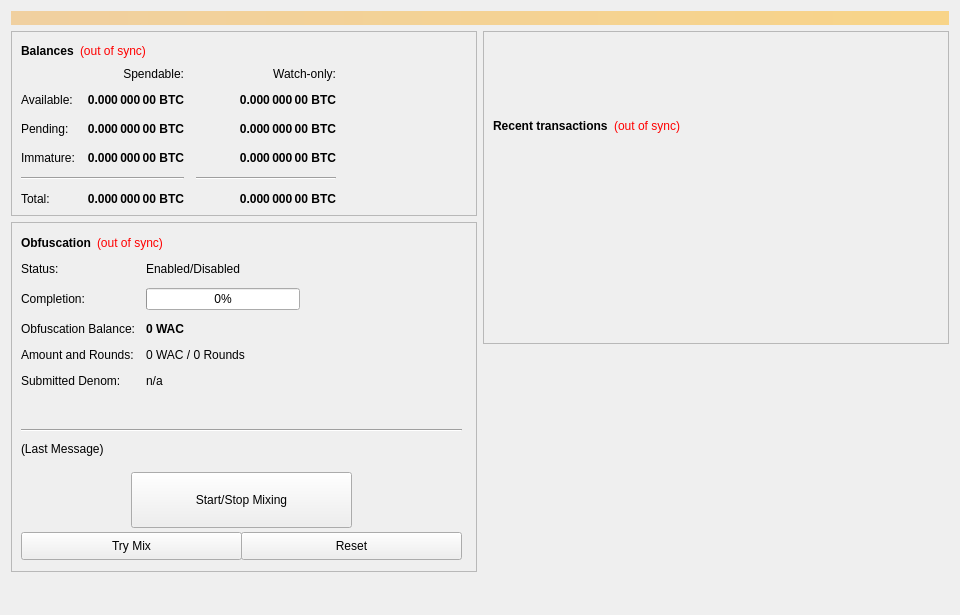
<?xml version="1.0" encoding="UTF-8"?>
<ui version="4.0">
 <class>OverviewPage</class>
 <widget class="QWidget" name="OverviewPage">
  <property name="geometry">
   <rect>
    <x>0</x>
    <y>0</y>
    <width>960</width>
    <height>615</height>
   </rect>
  </property>
  <property name="minimumSize">
   <size>
    <width>960</width>
    <height>0</height>
   </size>
  </property>
  <property name="windowTitle">
   <string>Form</string>
  </property>
  <layout class="QVBoxLayout" name="topLayout">
   <item>
    <widget class="QLabel" name="labelAlerts">
     <property name="visible">
      <bool>false</bool>
     </property>
     <property name="styleSheet">
      <string notr="true">background-color: qlineargradient(x1: 0, y1: 0, x2: 1, y2: 0, stop:0 #F0D0A0, stop:1 #F8D488); color:#000000;</string>
     </property>
     <property name="wordWrap">
      <bool>true</bool>
     </property>
     <property name="margin">
      <number>3</number>
     </property>
    </widget>
   </item>
   <item>
    <layout class="QHBoxLayout" name="horizontalLayout" stretch="1,1">
     <item>
      <layout class="QVBoxLayout" name="verticalLayout_2">
       <item>
        <widget class="QFrame" name="frame">
         <property name="frameShape">
          <enum>QFrame::StyledPanel</enum>
         </property>
         <property name="frameShadow">
          <enum>QFrame::Raised</enum>
         </property>
         <layout class="QVBoxLayout" name="verticalLayout_4">
          <item>
           <layout class="QHBoxLayout" name="horizontalLayout_4">
            <item>
             <widget class="QLabel" name="label_5">
              <property name="font">
               <font>
                <weight>75</weight>
                <bold>true</bold>
               </font>
              </property>
              <property name="text">
               <string>Balances</string>
              </property>
             </widget>
            </item>
            <item>
             <widget class="QLabel" name="labelWalletStatus">
              <property name="cursor">
               <cursorShape>WhatsThisCursor</cursorShape>
              </property>
              <property name="toolTip">
               <string>The displayed information may be out of date. Your wallet automatically synchronizes with the WAC network after a connection is established, but this process has not completed yet.</string>
              </property>
              <property name="styleSheet">
               <string notr="true">QLabel { color: red; }</string>
              </property>
              <property name="text">
               <string notr="true">(out of sync)</string>
              </property>
              <property name="alignment">
               <set>Qt::AlignLeading|Qt::AlignLeft|Qt::AlignVCenter</set>
              </property>
             </widget>
            </item>
            <item>
             <spacer name="horizontalSpacer_3">
              <property name="orientation">
               <enum>Qt::Horizontal</enum>
              </property>
              <property name="sizeHint" stdset="0">
               <size>
                <width>40</width>
                <height>20</height>
               </size>
              </property>
             </spacer>
            </item>
           </layout>
          </item>
          <item>
           <layout class="QGridLayout" name="gridLayout">
            <property name="spacing">
             <number>12</number>
            </property>
            <item row="2" column="2">
             <widget class="QLabel" name="labelWatchPending">
              <property name="font">
               <font>
                <weight>75</weight>
                <bold>true</bold>
               </font>
              </property>
              <property name="cursor">
               <cursorShape>IBeamCursor</cursorShape>
              </property>
              <property name="toolTip">
               <string>Unconfirmed transactions to watch-only addresses</string>
              </property>
              <property name="text">
               <string notr="true">0.000 000 00 BTC</string>
              </property>
              <property name="alignment">
               <set>Qt::AlignRight|Qt::AlignTrailing|Qt::AlignVCenter</set>
              </property>
              <property name="textInteractionFlags">
               <set>Qt::LinksAccessibleByMouse|Qt::TextSelectableByKeyboard|Qt::TextSelectableByMouse</set>
              </property>
             </widget>
            </item>
            <item row="2" column="1">
             <widget class="QLabel" name="labelUnconfirmed">
              <property name="font">
               <font>
                <weight>75</weight>
                <bold>true</bold>
               </font>
              </property>
              <property name="cursor">
               <cursorShape>IBeamCursor</cursorShape>
              </property>
              <property name="toolTip">
               <string>Total of transactions that have yet to be confirmed, and do not yet count toward the spendable balance</string>
              </property>
              <property name="text">
               <string notr="true">0.000 000 00 BTC</string>
              </property>
              <property name="alignment">
               <set>Qt::AlignRight|Qt::AlignTrailing|Qt::AlignVCenter</set>
              </property>
              <property name="textInteractionFlags">
               <set>Qt::LinksAccessibleByMouse|Qt::TextSelectableByKeyboard|Qt::TextSelectableByMouse</set>
              </property>
             </widget>
            </item>
            <item row="3" column="2">
             <widget class="QLabel" name="labelWatchImmature">
              <property name="font">
               <font>
                <weight>75</weight>
                <bold>true</bold>
               </font>
              </property>
              <property name="cursor">
               <cursorShape>IBeamCursor</cursorShape>
              </property>
              <property name="toolTip">
               <string>Staked or masternode rewards in watch-only addresses that has not yet matured</string>
              </property>
              <property name="text">
               <string notr="true">0.000 000 00 BTC</string>
              </property>
              <property name="alignment">
               <set>Qt::AlignRight|Qt::AlignTrailing|Qt::AlignVCenter</set>
              </property>
              <property name="textInteractionFlags">
               <set>Qt::LinksAccessibleByMouse|Qt::TextSelectableByKeyboard|Qt::TextSelectableByMouse</set>
              </property>
             </widget>
            </item>
            <item row="4" column="0" colspan="2">
             <widget class="Line" name="lineSpendableBalance">
              <property name="orientation">
               <enum>Qt::Horizontal</enum>
              </property>
             </widget>
            </item>
            <item row="4" column="2">
             <widget class="Line" name="lineWatchBalance">
              <property name="sizePolicy">
               <sizepolicy hsizetype="Preferred" vsizetype="Fixed">
                <horstretch>0</horstretch>
                <verstretch>0</verstretch>
               </sizepolicy>
              </property>
              <property name="minimumSize">
               <size>
                <width>140</width>
                <height>0</height>
               </size>
              </property>
              <property name="orientation">
               <enum>Qt::Horizontal</enum>
              </property>
             </widget>
            </item>
            <item row="5" column="0">
             <widget class="QLabel" name="labelTotalText">
              <property name="text">
               <string>Total:</string>
              </property>
             </widget>
            </item>
            <item row="3" column="1">
             <widget class="QLabel" name="labelImmature">
              <property name="font">
               <font>
                <weight>75</weight>
                <bold>true</bold>
               </font>
              </property>
              <property name="cursor">
               <cursorShape>IBeamCursor</cursorShape>
              </property>
              <property name="toolTip">
               <string>Staked or masternode rewards that has not yet matured</string>
              </property>
              <property name="text">
               <string notr="true">0.000 000 00 BTC</string>
              </property>
              <property name="alignment">
               <set>Qt::AlignRight|Qt::AlignTrailing|Qt::AlignVCenter</set>
              </property>
              <property name="textInteractionFlags">
               <set>Qt::LinksAccessibleByMouse|Qt::TextSelectableByKeyboard|Qt::TextSelectableByMouse</set>
              </property>
             </widget>
            </item>
            <item row="2" column="3">
             <spacer name="horizontalSpacer_2">
              <property name="orientation">
               <enum>Qt::Horizontal</enum>
              </property>
              <property name="sizeHint" stdset="0">
               <size>
                <width>40</width>
                <height>20</height>
               </size>
              </property>
             </spacer>
            </item>
            <item row="3" column="0">
             <widget class="QLabel" name="labelImmatureText">
              <property name="text">
               <string>Immature:</string>
              </property>
             </widget>
            </item>
            <item row="5" column="1">
             <widget class="QLabel" name="labelTotal">
              <property name="font">
               <font>
                <weight>75</weight>
                <bold>true</bold>
               </font>
              </property>
              <property name="cursor">
               <cursorShape>IBeamCursor</cursorShape>
              </property>
              <property name="toolTip">
               <string>Your current total balance</string>
              </property>
              <property name="text">
               <string notr="true">0.000 000 00 BTC</string>
              </property>
              <property name="alignment">
               <set>Qt::AlignRight|Qt::AlignTrailing|Qt::AlignVCenter</set>
              </property>
              <property name="textInteractionFlags">
               <set>Qt::LinksAccessibleByMouse|Qt::TextSelectableByKeyboard|Qt::TextSelectableByMouse</set>
              </property>
             </widget>
            </item>
            <item row="5" column="2">
             <widget class="QLabel" name="labelWatchTotal">
              <property name="font">
               <font>
                <weight>75</weight>
                <bold>true</bold>
               </font>
              </property>
              <property name="cursor">
               <cursorShape>IBeamCursor</cursorShape>
              </property>
              <property name="toolTip">
               <string>Current total balance in watch-only addresses</string>
              </property>
              <property name="text">
               <string notr="true">0.000 000 00 BTC</string>
              </property>
              <property name="alignment">
               <set>Qt::AlignRight|Qt::AlignTrailing|Qt::AlignVCenter</set>
              </property>
              <property name="textInteractionFlags">
               <set>Qt::LinksAccessibleByMouse|Qt::TextSelectableByKeyboard|Qt::TextSelectableByMouse</set>
              </property>
             </widget>
            </item>
            <item row="0" column="2">
             <widget class="QLabel" name="labelWatchonly">
              <property name="text">
               <string>Watch-only:</string>
              </property>
              <property name="alignment">
               <set>Qt::AlignRight|Qt::AlignTrailing|Qt::AlignVCenter</set>
              </property>
             </widget>
            </item>
            <item row="1" column="0">
             <widget class="QLabel" name="labelBalanceText">
              <property name="text">
               <string>Available:</string>
              </property>
             </widget>
            </item>
            <item row="1" column="1">
             <widget class="QLabel" name="labelBalance">
              <property name="font">
               <font>
                <weight>75</weight>
                <bold>true</bold>
               </font>
              </property>
              <property name="cursor">
               <cursorShape>IBeamCursor</cursorShape>
              </property>
              <property name="toolTip">
               <string>Your current spendable balance</string>
              </property>
              <property name="text">
               <string notr="true">0.000 000 00 BTC</string>
              </property>
              <property name="alignment">
               <set>Qt::AlignRight|Qt::AlignTrailing|Qt::AlignVCenter</set>
              </property>
              <property name="textInteractionFlags">
               <set>Qt::LinksAccessibleByMouse|Qt::TextSelectableByKeyboard|Qt::TextSelectableByMouse</set>
              </property>
             </widget>
            </item>
            <item row="1" column="2">
             <widget class="QLabel" name="labelWatchAvailable">
              <property name="font">
               <font>
                <weight>75</weight>
                <bold>true</bold>
               </font>
              </property>
              <property name="cursor">
               <cursorShape>IBeamCursor</cursorShape>
              </property>
              <property name="toolTip">
               <string>Your current balance in watch-only addresses</string>
              </property>
              <property name="text">
               <string notr="true">0.000 000 00 BTC</string>
              </property>
              <property name="alignment">
               <set>Qt::AlignRight|Qt::AlignTrailing|Qt::AlignVCenter</set>
              </property>
              <property name="textInteractionFlags">
               <set>Qt::LinksAccessibleByMouse|Qt::TextSelectableByKeyboard|Qt::TextSelectableByMouse</set>
              </property>
             </widget>
            </item>
            <item row="2" column="0">
             <widget class="QLabel" name="labelPendingText">
              <property name="text">
               <string>Pending:</string>
              </property>
             </widget>
            </item>
            <item row="0" column="1">
             <widget class="QLabel" name="labelSpendable">
              <property name="text">
               <string>Spendable:</string>
              </property>
              <property name="alignment">
               <set>Qt::AlignRight|Qt::AlignTrailing|Qt::AlignVCenter</set>
              </property>
             </widget>
            </item>
           </layout>
          </item>
         </layout>
        </widget>
       </item>
       <item>
        <widget class="QFrame" name="frameObfuscation">
         <property name="minimumSize">
          <size>
           <width>0</width>
           <height>350</height>
          </size>
         </property>
         <property name="layoutDirection">
          <enum>Qt::LeftToRight</enum>
         </property>
         <property name="frameShape">
          <enum>QFrame::StyledPanel</enum>
         </property>
         <property name="frameShadow">
          <enum>QFrame::Raised</enum>
         </property>
         <widget class="QWidget" name="formLayoutWidget">
          <property name="geometry">
           <rect>
            <x>10</x>
            <y>40</y>
            <width>451</width>
            <height>161</height>
           </rect>
          </property>
          <layout class="QFormLayout" name="formLayout">
           <property name="fieldGrowthPolicy">
            <enum>QFormLayout::AllNonFixedFieldsGrow</enum>
           </property>
           <property name="horizontalSpacing">
            <number>11</number>
           </property>
           <property name="verticalSpacing">
            <number>12</number>
           </property>
           <item row="0" column="0">
            <widget class="QLabel" name="label_6">
             <property name="text">
              <string>Status:</string>
             </property>
            </widget>
           </item>
           <item row="1" column="0">
            <widget class="QLabel" name="label_7">
             <property name="text">
              <string>Completion:</string>
             </property>
            </widget>
           </item>
           <item row="1" column="1">
            <widget class="QProgressBar" name="obfuscationProgress">
             <property name="maximumSize">
              <size>
               <width>154</width>
               <height>16777215</height>
              </size>
             </property>
             <property name="value">
              <number>0</number>
             </property>
            </widget>
           </item>
           <item row="2" column="0">
            <widget class="QLabel" name="labelAnonymizedText">
             <property name="text">
              <string>Obfuscation Balance:</string>
             </property>
            </widget>
           </item>
           <item row="2" column="1">
            <widget class="QLabel" name="labelAnonymized">
             <property name="font">
              <font>
               <weight>75</weight>
               <bold>true</bold>
              </font>
             </property>
             <property name="text">
              <string notr="true">0 WAC</string>
             </property>
            </widget>
           </item>
           <item row="3" column="0">
            <widget class="QLabel" name="label_8">
             <property name="text">
              <string>Amount and Rounds:</string>
             </property>
            </widget>
           </item>
           <item row="3" column="1">
            <widget class="QLabel" name="labelAmountRounds">
             <property name="text">
              <string>0 WAC / 0 Rounds</string>
             </property>
            </widget>
           </item>
           <item row="4" column="0">
            <widget class="QLabel" name="label_9">
             <property name="text">
              <string>Submitted Denom:</string>
             </property>
            </widget>
           </item>
           <item row="4" column="1">
            <widget class="QLabel" name="labelSubmittedDenom">
             <property name="toolTip">
              <string>The denominations you submitted to the Masternode.&lt;br&gt;To mix, other users must submit the exact same denominations.</string>
             </property>
             <property name="text">
              <string>n/a</string>
             </property>
            </widget>
           </item>
           <item row="0" column="1">
            <widget class="QLabel" name="obfuscationEnabled">
             <property name="text">
              <string>Enabled/Disabled</string>
             </property>
            </widget>
           </item>
          </layout>
         </widget>
         <widget class="QPushButton" name="runAutoDenom">
          <property name="geometry">
           <rect>
            <x>251</x>
            <y>17</y>
            <width>1</width>
            <height>1</height>
           </rect>
          </property>
          <property name="palette">
           <palette>
            <active>
             <colorrole role="WindowText">
              <brush brushstyle="SolidPattern">
               <color alpha="255">
                <red>0</red>
                <green>0</green>
                <blue>0</blue>
               </color>
              </brush>
             </colorrole>
             <colorrole role="Button">
              <brush brushstyle="SolidPattern">
               <color alpha="255">
                <red>239</red>
                <green>238</green>
                <blue>238</blue>
               </color>
              </brush>
             </colorrole>
             <colorrole role="Light">
              <brush brushstyle="SolidPattern">
               <color alpha="255">
                <red>255</red>
                <green>255</green>
                <blue>255</blue>
               </color>
              </brush>
             </colorrole>
             <colorrole role="Midlight">
              <brush brushstyle="SolidPattern">
               <color alpha="255">
                <red>247</red>
                <green>246</green>
                <blue>246</blue>
               </color>
              </brush>
             </colorrole>
             <colorrole role="Dark">
              <brush brushstyle="SolidPattern">
               <color alpha="255">
                <red>119</red>
                <green>119</green>
                <blue>119</blue>
               </color>
              </brush>
             </colorrole>
             <colorrole role="Mid">
              <brush brushstyle="SolidPattern">
               <color alpha="255">
                <red>159</red>
                <green>159</green>
                <blue>159</blue>
               </color>
              </brush>
             </colorrole>
             <colorrole role="Text">
              <brush brushstyle="SolidPattern">
               <color alpha="255">
                <red>0</red>
                <green>0</green>
                <blue>0</blue>
               </color>
              </brush>
             </colorrole>
             <colorrole role="BrightText">
              <brush brushstyle="SolidPattern">
               <color alpha="255">
                <red>255</red>
                <green>255</green>
                <blue>255</blue>
               </color>
              </brush>
             </colorrole>
             <colorrole role="ButtonText">
              <brush brushstyle="SolidPattern">
               <color alpha="255">
                <red>0</red>
                <green>0</green>
                <blue>0</blue>
               </color>
              </brush>
             </colorrole>
             <colorrole role="Base">
              <brush brushstyle="SolidPattern">
               <color alpha="255">
                <red>255</red>
                <green>255</green>
                <blue>255</blue>
               </color>
              </brush>
             </colorrole>
             <colorrole role="Window">
              <brush brushstyle="SolidPattern">
               <color alpha="255">
                <red>239</red>
                <green>238</green>
                <blue>238</blue>
               </color>
              </brush>
             </colorrole>
             <colorrole role="Shadow">
              <brush brushstyle="SolidPattern">
               <color alpha="255">
                <red>0</red>
                <green>0</green>
                <blue>0</blue>
               </color>
              </brush>
             </colorrole>
             <colorrole role="AlternateBase">
              <brush brushstyle="SolidPattern">
               <color alpha="255">
                <red>247</red>
                <green>246</green>
                <blue>246</blue>
               </color>
              </brush>
             </colorrole>
             <colorrole role="ToolTipBase">
              <brush brushstyle="SolidPattern">
               <color alpha="255">
                <red>255</red>
                <green>255</green>
                <blue>220</blue>
               </color>
              </brush>
             </colorrole>
             <colorrole role="ToolTipText">
              <brush brushstyle="SolidPattern">
               <color alpha="255">
                <red>0</red>
                <green>0</green>
                <blue>0</blue>
               </color>
              </brush>
             </colorrole>
            </active>
            <inactive>
             <colorrole role="WindowText">
              <brush brushstyle="SolidPattern">
               <color alpha="255">
                <red>0</red>
                <green>0</green>
                <blue>0</blue>
               </color>
              </brush>
             </colorrole>
             <colorrole role="Button">
              <brush brushstyle="SolidPattern">
               <color alpha="255">
                <red>239</red>
                <green>238</green>
                <blue>238</blue>
               </color>
              </brush>
             </colorrole>
             <colorrole role="Light">
              <brush brushstyle="SolidPattern">
               <color alpha="255">
                <red>255</red>
                <green>255</green>
                <blue>255</blue>
               </color>
              </brush>
             </colorrole>
             <colorrole role="Midlight">
              <brush brushstyle="SolidPattern">
               <color alpha="255">
                <red>247</red>
                <green>246</green>
                <blue>246</blue>
               </color>
              </brush>
             </colorrole>
             <colorrole role="Dark">
              <brush brushstyle="SolidPattern">
               <color alpha="255">
                <red>119</red>
                <green>119</green>
                <blue>119</blue>
               </color>
              </brush>
             </colorrole>
             <colorrole role="Mid">
              <brush brushstyle="SolidPattern">
               <color alpha="255">
                <red>159</red>
                <green>159</green>
                <blue>159</blue>
               </color>
              </brush>
             </colorrole>
             <colorrole role="Text">
              <brush brushstyle="SolidPattern">
               <color alpha="255">
                <red>0</red>
                <green>0</green>
                <blue>0</blue>
               </color>
              </brush>
             </colorrole>
             <colorrole role="BrightText">
              <brush brushstyle="SolidPattern">
               <color alpha="255">
                <red>255</red>
                <green>255</green>
                <blue>255</blue>
               </color>
              </brush>
             </colorrole>
             <colorrole role="ButtonText">
              <brush brushstyle="SolidPattern">
               <color alpha="255">
                <red>0</red>
                <green>0</green>
                <blue>0</blue>
               </color>
              </brush>
             </colorrole>
             <colorrole role="Base">
              <brush brushstyle="SolidPattern">
               <color alpha="255">
                <red>255</red>
                <green>255</green>
                <blue>255</blue>
               </color>
              </brush>
             </colorrole>
             <colorrole role="Window">
              <brush brushstyle="SolidPattern">
               <color alpha="255">
                <red>239</red>
                <green>238</green>
                <blue>238</blue>
               </color>
              </brush>
             </colorrole>
             <colorrole role="Shadow">
              <brush brushstyle="SolidPattern">
               <color alpha="255">
                <red>0</red>
                <green>0</green>
                <blue>0</blue>
               </color>
              </brush>
             </colorrole>
             <colorrole role="AlternateBase">
              <brush brushstyle="SolidPattern">
               <color alpha="255">
                <red>247</red>
                <green>246</green>
                <blue>246</blue>
               </color>
              </brush>
             </colorrole>
             <colorrole role="ToolTipBase">
              <brush brushstyle="SolidPattern">
               <color alpha="255">
                <red>255</red>
                <green>255</green>
                <blue>220</blue>
               </color>
              </brush>
             </colorrole>
             <colorrole role="ToolTipText">
              <brush brushstyle="SolidPattern">
               <color alpha="255">
                <red>0</red>
                <green>0</green>
                <blue>0</blue>
               </color>
              </brush>
             </colorrole>
            </inactive>
            <disabled>
             <colorrole role="WindowText">
              <brush brushstyle="SolidPattern">
               <color alpha="255">
                <red>119</red>
                <green>119</green>
                <blue>119</blue>
               </color>
              </brush>
             </colorrole>
             <colorrole role="Button">
              <brush brushstyle="SolidPattern">
               <color alpha="255">
                <red>239</red>
                <green>238</green>
                <blue>238</blue>
               </color>
              </brush>
             </colorrole>
             <colorrole role="Light">
              <brush brushstyle="SolidPattern">
               <color alpha="255">
                <red>255</red>
                <green>255</green>
                <blue>255</blue>
               </color>
              </brush>
             </colorrole>
             <colorrole role="Midlight">
              <brush brushstyle="SolidPattern">
               <color alpha="255">
                <red>247</red>
                <green>246</green>
                <blue>246</blue>
               </color>
              </brush>
             </colorrole>
             <colorrole role="Dark">
              <brush brushstyle="SolidPattern">
               <color alpha="255">
                <red>119</red>
                <green>119</green>
                <blue>119</blue>
               </color>
              </brush>
             </colorrole>
             <colorrole role="Mid">
              <brush brushstyle="SolidPattern">
               <color alpha="255">
                <red>159</red>
                <green>159</green>
                <blue>159</blue>
               </color>
              </brush>
             </colorrole>
             <colorrole role="Text">
              <brush brushstyle="SolidPattern">
               <color alpha="255">
                <red>119</red>
                <green>119</green>
                <blue>119</blue>
               </color>
              </brush>
             </colorrole>
             <colorrole role="BrightText">
              <brush brushstyle="SolidPattern">
               <color alpha="255">
                <red>255</red>
                <green>255</green>
                <blue>255</blue>
               </color>
              </brush>
             </colorrole>
             <colorrole role="ButtonText">
              <brush brushstyle="SolidPattern">
               <color alpha="255">
                <red>119</red>
                <green>119</green>
                <blue>119</blue>
               </color>
              </brush>
             </colorrole>
             <colorrole role="Base">
              <brush brushstyle="SolidPattern">
               <color alpha="255">
                <red>239</red>
                <green>238</green>
                <blue>238</blue>
               </color>
              </brush>
             </colorrole>
             <colorrole role="Window">
              <brush brushstyle="SolidPattern">
               <color alpha="255">
                <red>239</red>
                <green>238</green>
                <blue>238</blue>
               </color>
              </brush>
             </colorrole>
             <colorrole role="Shadow">
              <brush brushstyle="SolidPattern">
               <color alpha="255">
                <red>0</red>
                <green>0</green>
                <blue>0</blue>
               </color>
              </brush>
             </colorrole>
             <colorrole role="AlternateBase">
              <brush brushstyle="SolidPattern">
               <color alpha="255">
                <red>239</red>
                <green>238</green>
                <blue>238</blue>
               </color>
              </brush>
             </colorrole>
             <colorrole role="ToolTipBase">
              <brush brushstyle="SolidPattern">
               <color alpha="255">
                <red>255</red>
                <green>255</green>
                <blue>220</blue>
               </color>
              </brush>
             </colorrole>
             <colorrole role="ToolTipText">
              <brush brushstyle="SolidPattern">
               <color alpha="255">
                <red>0</red>
                <green>0</green>
                <blue>0</blue>
               </color>
              </brush>
             </colorrole>
            </disabled>
           </palette>
          </property>
          <property name="focusPolicy">
           <enum>Qt::NoFocus</enum>
          </property>
          <property name="autoFillBackground">
           <bool>true</bool>
          </property>
          <property name="text">
           <string/>
          </property>
          <property name="flat">
           <bool>true</bool>
          </property>
         </widget>
         <widget class="QPushButton" name="toggleObfuscation">
          <property name="geometry">
           <rect>
            <x>120</x>
            <y>250</y>
            <width>221</width>
            <height>56</height>
           </rect>
          </property>
          <property name="sizePolicy">
           <sizepolicy hsizetype="MinimumExpanding" vsizetype="Fixed">
            <horstretch>0</horstretch>
            <verstretch>0</verstretch>
           </sizepolicy>
          </property>
          <property name="text">
           <string>Start/Stop Mixing</string>
          </property>
         </widget>
         <widget class="Line" name="lineLastMessage">
          <property name="geometry">
           <rect>
            <x>10</x>
            <y>200</y>
            <width>441</width>
            <height>16</height>
           </rect>
          </property>
          <property name="orientation">
           <enum>Qt::Horizontal</enum>
          </property>
         </widget>
         <widget class="QLabel" name="obfuscationStatus">
          <property name="geometry">
           <rect>
            <x>10</x>
            <y>220</y>
            <width>451</width>
            <height>61</height>
           </rect>
          </property>
          <property name="minimumSize">
           <size>
            <width>288</width>
            <height>43</height>
           </size>
          </property>
          <property name="text">
           <string>(Last Message)</string>
          </property>
          <property name="alignment">
           <set>Qt::AlignLeading|Qt::AlignLeft|Qt::AlignTop</set>
          </property>
          <property name="wordWrap">
           <bool>true</bool>
          </property>
         </widget>
         <widget class="QPushButton" name="obfuscationAuto">
          <property name="geometry">
           <rect>
            <x>10</x>
            <y>310</y>
            <width>221</width>
            <height>28</height>
           </rect>
          </property>
          <property name="sizePolicy">
           <sizepolicy hsizetype="MinimumExpanding" vsizetype="Fixed">
            <horstretch>0</horstretch>
            <verstretch>0</verstretch>
           </sizepolicy>
          </property>
          <property name="toolTip">
           <string>Try to manually submit a Obfuscation request.</string>
          </property>
          <property name="text">
           <string>Try Mix</string>
          </property>
         </widget>
         <widget class="QPushButton" name="obfuscationReset">
          <property name="geometry">
           <rect>
            <x>230</x>
            <y>310</y>
            <width>221</width>
            <height>28</height>
           </rect>
          </property>
          <property name="sizePolicy">
           <sizepolicy hsizetype="MinimumExpanding" vsizetype="Fixed">
            <horstretch>0</horstretch>
            <verstretch>0</verstretch>
           </sizepolicy>
          </property>
          <property name="toolTip">
           <string>Reset the current status of Obfuscation (can interrupt Obfuscation if it's in the process of Mixing, which can cost you money!)</string>
          </property>
          <property name="autoFillBackground">
           <bool>false</bool>
          </property>
          <property name="text">
           <string>Reset</string>
          </property>
         </widget>
         <widget class="QWidget" name="layoutWidget">
          <property name="geometry">
           <rect>
            <x>10</x>
            <y>10</y>
            <width>431</width>
            <height>22</height>
           </rect>
          </property>
          <layout class="QHBoxLayout" name="horizontalLayout_5">
           <item>
            <widget class="QLabel" name="label_2">
             <property name="font">
              <font>
               <weight>75</weight>
               <bold>true</bold>
              </font>
             </property>
             <property name="text">
              <string>Obfuscation</string>
             </property>
            </widget>
           </item>
           <item>
            <widget class="QLabel" name="labelObfuscationSyncStatus">
             <property name="toolTip">
              <string>The displayed information may be out of date. Your wallet automatically synchronizes with the WAC network after a connection is established, but this process has not completed yet.</string>
             </property>
             <property name="styleSheet">
              <string notr="true">QLabel { color: red; }</string>
             </property>
             <property name="text">
              <string notr="true">(out of sync)</string>
             </property>
             <property name="alignment">
              <set>Qt::AlignLeading|Qt::AlignLeft|Qt::AlignVCenter</set>
             </property>
            </widget>
           </item>
           <item>
            <spacer name="horizontalSpacer_4">
             <property name="orientation">
              <enum>Qt::Horizontal</enum>
             </property>
             <property name="sizeHint" stdset="0">
              <size>
               <width>40</width>
               <height>20</height>
              </size>
             </property>
            </spacer>
           </item>
          </layout>
         </widget>
        </widget>
       </item>
       <item>
        <spacer name="verticalSpacer">
         <property name="orientation">
          <enum>Qt::Vertical</enum>
         </property>
         <property name="sizeHint" stdset="0">
          <size>
           <width>20</width>
           <height>40</height>
          </size>
         </property>
        </spacer>
       </item>
      </layout>
     </item>
     <item>
      <layout class="QVBoxLayout" name="verticalLayout_3">
       <item>
        <widget class="QFrame" name="frame_2">
         <property name="frameShape">
          <enum>QFrame::StyledPanel</enum>
         </property>
         <property name="frameShadow">
          <enum>QFrame::Raised</enum>
         </property>
         <layout class="QVBoxLayout" name="verticalLayout">
          <item>
           <spacer name="verticalSpacer_3">
            <property name="orientation">
             <enum>Qt::Vertical</enum>
            </property>
            <property name="sizeType">
             <enum>QSizePolicy::Fixed</enum>
            </property>
            <property name="sizeHint" stdset="0">
             <size>
              <width>20</width>
              <height>75</height>
             </size>
            </property>
           </spacer>
          </item>
          <item>
           <layout class="QHBoxLayout" name="horizontalLayout_2">
            <item>
             <widget class="QLabel" name="label_4">
              <property name="font">
               <font>
                <weight>75</weight>
                <bold>true</bold>
               </font>
              </property>
              <property name="text">
               <string>Recent transactions</string>
              </property>
             </widget>
            </item>
            <item>
             <widget class="QLabel" name="labelTransactionsStatus">
              <property name="cursor">
               <cursorShape>WhatsThisCursor</cursorShape>
              </property>
              <property name="toolTip">
               <string>The displayed information may be out of date. Your wallet automatically synchronizes with the WAC network after a connection is established, but this process has not completed yet.</string>
              </property>
              <property name="styleSheet">
               <string notr="true">QLabel { color: red; }</string>
              </property>
              <property name="text">
               <string notr="true">(out of sync)</string>
              </property>
              <property name="alignment">
               <set>Qt::AlignRight|Qt::AlignTrailing|Qt::AlignVCenter</set>
              </property>
             </widget>
            </item>
            <item>
             <spacer name="horizontalSpacer">
              <property name="orientation">
               <enum>Qt::Horizontal</enum>
              </property>
              <property name="sizeHint" stdset="0">
               <size>
                <width>40</width>
                <height>20</height>
               </size>
              </property>
             </spacer>
            </item>
           </layout>
          </item>
          <item>
           <widget class="QListView" name="listTransactions">
            <property name="styleSheet">
             <string notr="true">QListView { background: transparent; }</string>
            </property>
            <property name="frameShape">
             <enum>QFrame::NoFrame</enum>
            </property>
            <property name="verticalScrollBarPolicy">
             <enum>Qt::ScrollBarAlwaysOff</enum>
            </property>
            <property name="horizontalScrollBarPolicy">
             <enum>Qt::ScrollBarAlwaysOff</enum>
            </property>
            <property name="selectionMode">
             <enum>QAbstractItemView::NoSelection</enum>
            </property>
           </widget>
          </item>
         </layout>
        </widget>
       </item>
       <item>
        <spacer name="verticalSpacer_2">
         <property name="orientation">
          <enum>Qt::Vertical</enum>
         </property>
         <property name="sizeType">
          <enum>QSizePolicy::Expanding</enum>
         </property>
         <property name="sizeHint" stdset="0">
          <size>
           <width>20</width>
           <height>40</height>
          </size>
         </property>
        </spacer>
       </item>
      </layout>
     </item>
    </layout>
   </item>
  </layout>
 </widget>
 <resources/>
 <connections/>
</ui>
